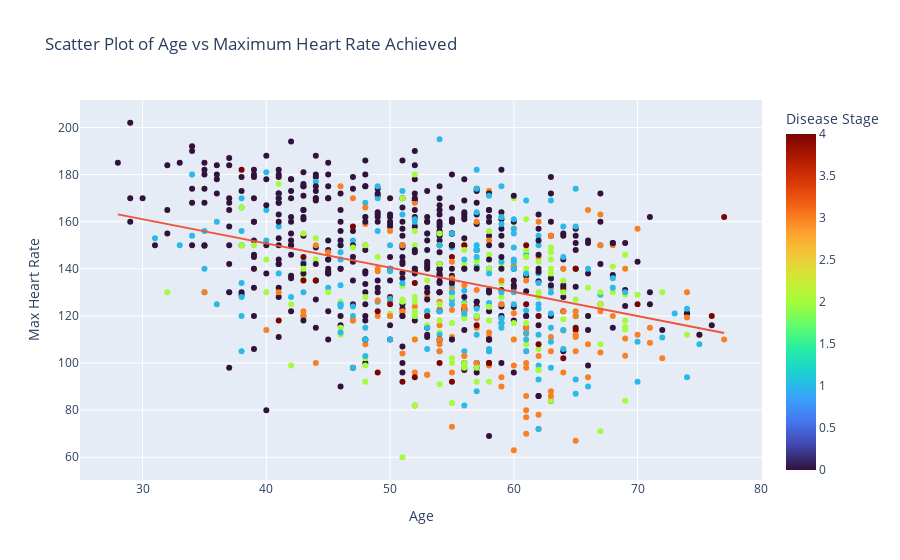

The cell this chart's notebook holds for it:
### Code cell
fig_scatter = px.scatter(df_clean, x="age", y="thalach", color="num", trendline="ols", 
                         color_continuous_scale="turbo", 
                         labels={"age":"Age", "thalach":"Max Heart Rate", "num":"Disease Stage"}, 
                         title="Scatter Plot of Age vs Maximum Heart Rate Achieved")
fig_scatter.show()

### Figure 1 — Plotly figure (JSON) as saved in the notebook; plotly's stock layout.template omitted (floating-point values rounded to 4 significant figures; data arrays with more than 128 entries replaced by an {"elided": "..."} marker saying what was removed)
{"data": [{"hovertemplate": "Age=%{x}<br>Max Heart Rate=%{y}<br>Disease Stage=%{marker.color}<extra></extra>", "legendgroup": "", "marker": {"color": {"elided": "914 int values"}, "coloraxis": "coloraxis", "symbol": "circle"}, "mode": "markers", "name": "", "orientation": "v", "showlegend": false, "type": "scatter", "x": {"elided": "914 float values"}, "xaxis": "x", "y": {"elided": "914 float values"}, "yaxis": "y"}, {"hovertemplate": "<b>OLS trendline</b><br>thalach = -1.02836 * age + 191.896<br>R<sup>2</sup>=0.144540<br><br>Age=%{x}<br>Max Heart Rate=%{y} <b>(trend)</b><extra></extra>", "legendgroup": "", "marker": {"symbol": "circle"}, "mode": "lines", "name": "", "showlegend": false, "type": "scatter", "x": {"elided": "914 float values"}, "xaxis": "x", "y": {"elided": "914 float values"}, "yaxis": "y"}], "layout": {"coloraxis": {"colorbar": {"title": {"text": "Disease Stage"}}, "colorscale": [[0, "#30123b"], [0.07143, "#4145ab"], [0.1429, "#4675ed"], [0.2143, "#39a2fc"], [0.2857, "#1bcfd4"], [0.3571, "#24eca6"], [0.4286, "#61fc6c"], [0.5, "#a4fc3b"], [0.5714, "#d1e834"], [0.6429, "#f3c63a"], [0.7143, "#fe9b2d"], [0.7857, "#f36315"], [0.8571, "#d93806"], [0.9286, "#b11901"], [1, "#7a0402"]]}, "legend": {"tracegroupgap": 0}, "title": {"text": "Scatter Plot of Age vs Maximum Heart Rate Achieved"}, "xaxis": {"anchor": "y", "domain": [0, 1], "title": {"text": "Age"}}, "yaxis": {"anchor": "x", "domain": [0, 1], "title": {"text": "Max Heart Rate"}}}}
